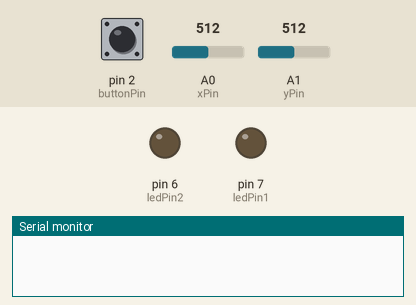
The sketch below on a simulated Arduino Uno, built with avr-gcc and run on an emulated ATmega328P. On the bench: output pins drawn as LEDs (lit = HIGH), the last lines printed to the serial monitor. The test bench sets the inputs (shaded band); at power-on: pin 2 (buttonPin) HIGH, A0 (xPin) = 512, A1 (yPin) = 512.

Above: at 1.2 s.
1.3 s: pin 2 (buttonPin) pulled LOW for 0.15 s
At 1.43 s:
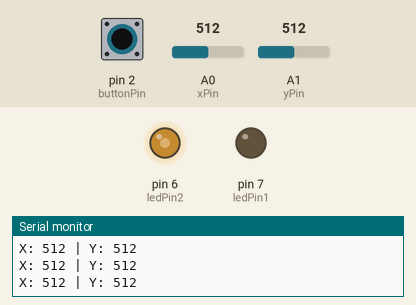
3.0 s: pin 2 (buttonPin) pulled LOW for 3.2 s
At 7.1 s:
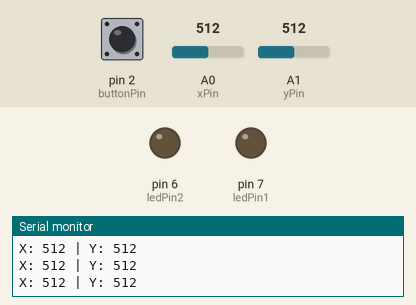
7.7 s: pin 2 (buttonPin) driven LOW
At 8.2 s:
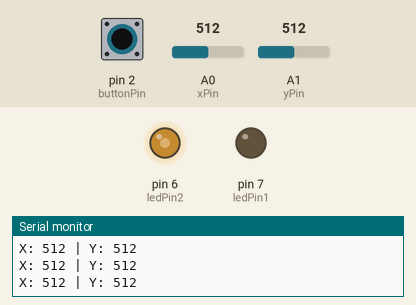
10.7 s: A0 (xPin) set to 531
At 11.9 s:
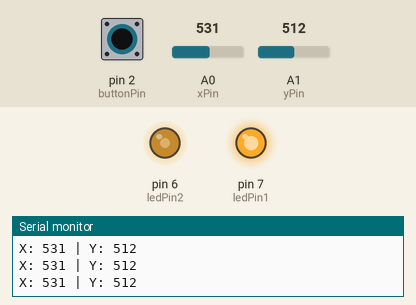
12.2 s: A1 (yPin) set to 716
At 13.2 s:
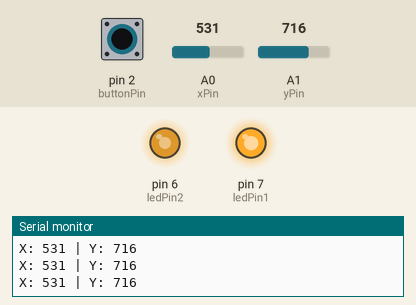
13.7 s: A0 (xPin) set to 511
At 14.4 s:
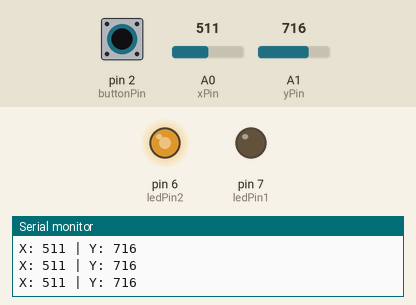
Timing chart, 0 to 16.2 s (numbered marks = the images above; inputs shaded):
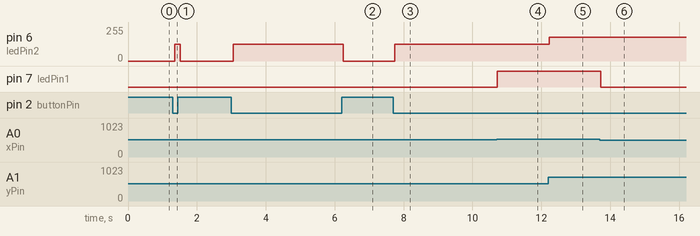

The sketch:

joystick_2.ino
```cpp
const int ledPin1 = 7;
const int ledPin2 = 6;
const int xPin = A0;
const int yPin = A1;
const int buttonPin = 2;
void setup() {
  Serial.begin(9600);
  pinMode(ledPin1, OUTPUT);
  pinMode(ledPin2, OUTPUT);
  pinMode(buttonPin, INPUT_PULLUP);}
void loop() {
  static int lastButtonState = HIGH;
  static unsigned long lastDebounceTime = 0;
  const unsigned long debounceDelay = 50;
  int reading = digitalRead(buttonPin);
  if (reading != lastButtonState) {
    lastDebounceTime = millis();}
  if (millis() - lastDebounceTime > debounceDelay) {
    if (reading == LOW) {
      int xValue = analogRead(xPin);
      int yValue = analogRead(yPin);
      Serial.print("X: ");
      Serial.print(xValue);
      Serial.print(" | Y: ");
      Serial.println(yValue);
      analogWrite(ledPin1, map(xValue, 0, 1023, 0, 255));
      analogWrite(ledPin2, map(yValue, 0, 1023, 0, 255));
    }else{
      digitalWrite(ledPin1, LOW);
      digitalWrite(ledPin2, LOW);}}
  lastButtonState = reading;}
```

Measured:
- the behaviour switches between 513 and 514 on A0 (xPin) (found by bisection; images 3 and 4)
- after the input at 1.3 s, pin 6 (ledPin2): 0/255 → 127/255 after 0.05 s, → 0/255 0.16 s later
- after the input at 3.0 s, pin 6 (ledPin2): 0/255 → 127/255 after 0.05 s, → 0/255 3.2 s later
- after the input at 7.7 s, pin 6 (ledPin2): 0/255 → 127/255 after 0.05 s
- after the input at 10.7 s, pin 7 (ledPin1): LOW → HIGH at once
- after the input at 12.2 s, pin 6 (ledPin2): 127/255 → 178/255 at once
- after the input at 13.7 s, pin 7 (ledPin1): HIGH → LOW at once
